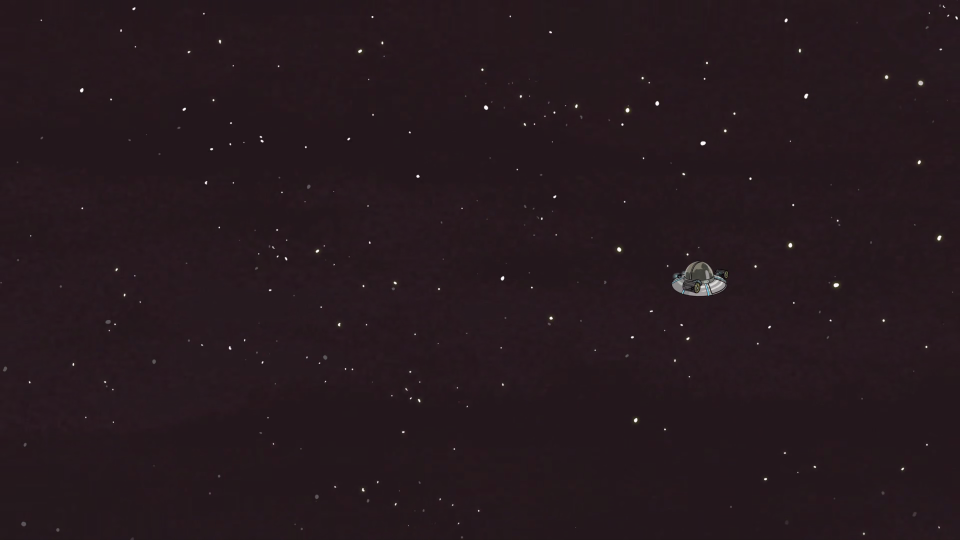
#> input picture OldTesting/reimp/ALL TESTING/zapis/1112.png, 1920 x 1080 px, found by its file name (shown at 1/2 size)
$ python -i allsprawdzanie.py   (imports and definitions only)   (older library calls are emulated)
#> lines starting #> are read from the running program, lines starting #| are printed output that depends on the picture
#> in warcrime, frame is the input picture: PIL image 1920x1080 RGB; mean R, G, B 37.7, 24.7, 29.7
import bz2
import multiprocessing
import os
import pickle

import PIL
import imagehash
import numpy
from PIL import ImageFilter


# [24 lines left out: functions loadBETTER, load, not called in this run]


def crop_resistant_hash(
        image,
        hash_func=None,
        limit_segments=None,
        segment_threshold=128,
        min_segment_size=500,
        segmentation_image_size=900
):
#> called with segment_threshold = 128, min_segment_size = 500, segmentation_image_size = 900
    if hash_func is None:
        hash_func = imagehash.phash

    orig_image = image.copy()
    # Convert to gray scale and resize
    image = image.convert("L").resize((segmentation_image_size, segmentation_image_size), PIL.Image.ANTIALIAS)
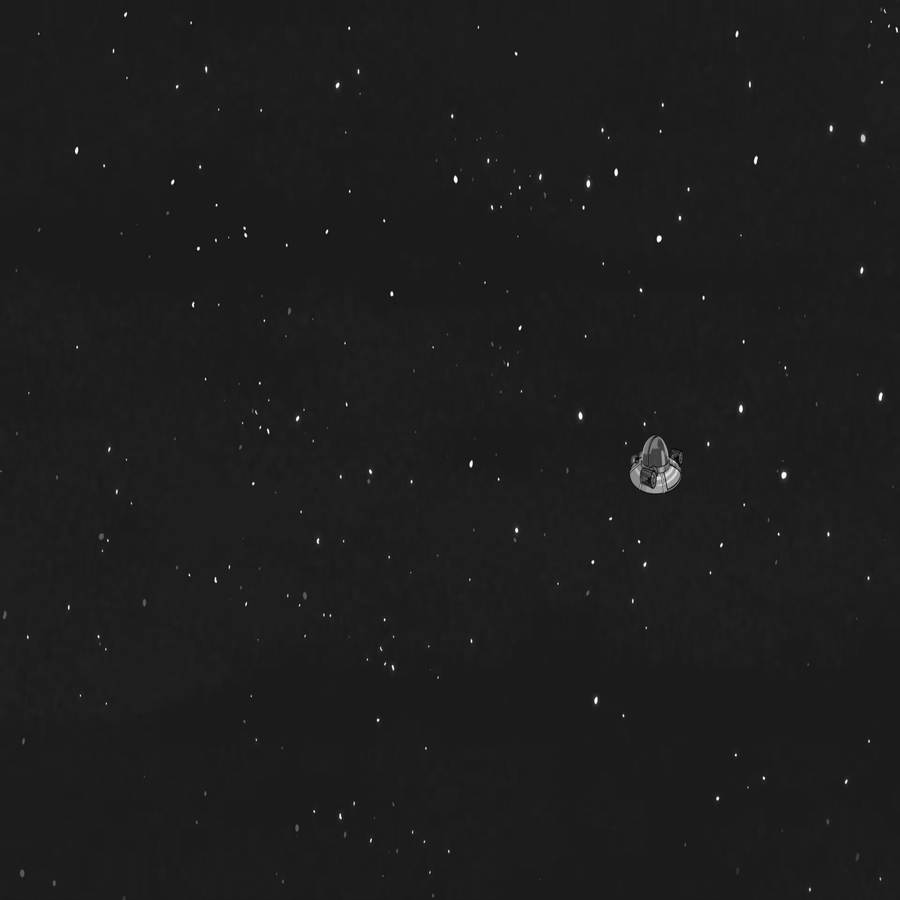
#> image: PIL image 900x900 L; min 0, max 255, mean 29.1
    # Add filters
    image = image.filter(ImageFilter.GaussianBlur()).filter(ImageFilter.MedianFilter())
    pixels = numpy.array(image).astype(numpy.float32)

#> (the run stopped early here; a loop or call above may not have finished)
